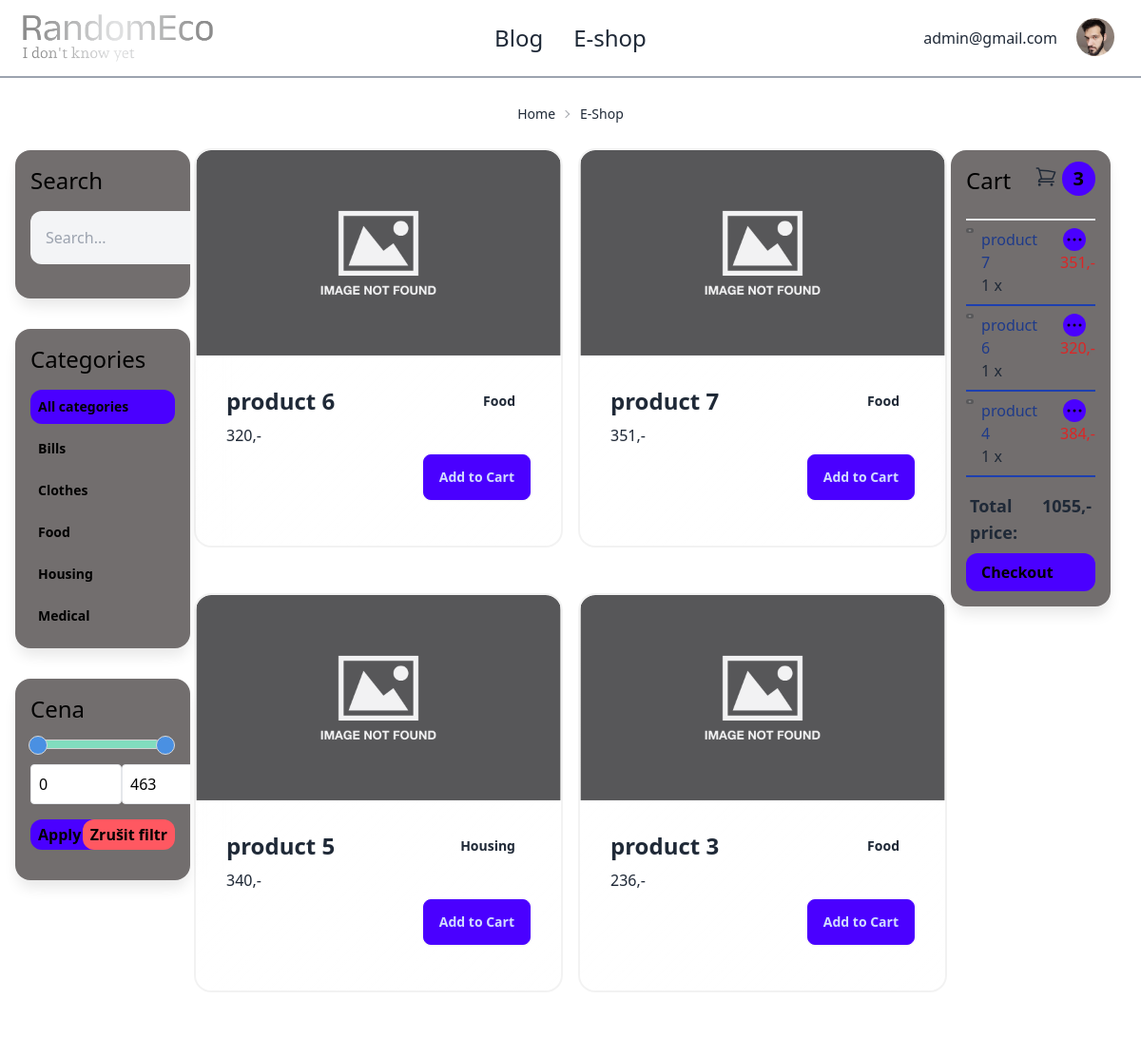
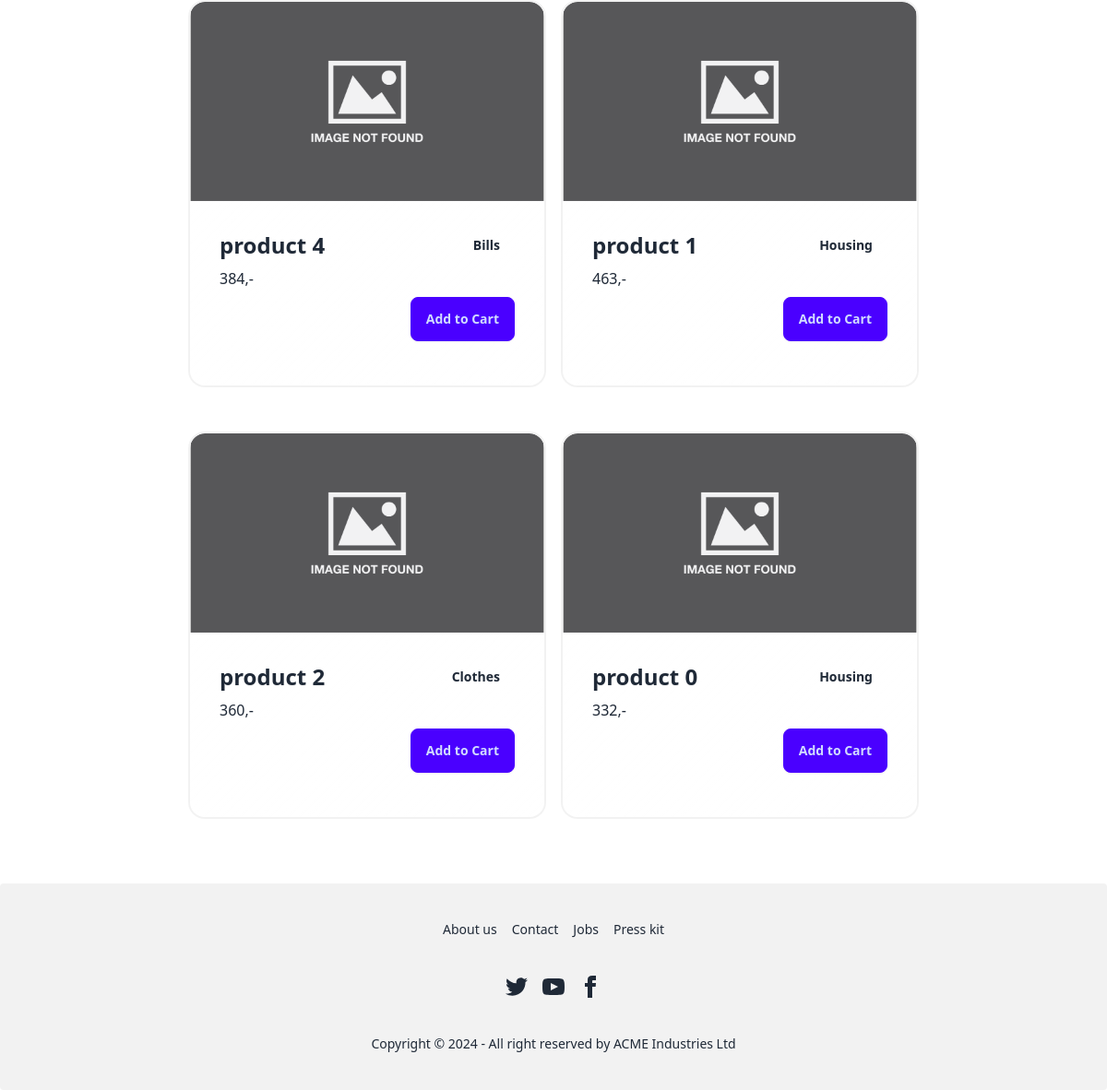
/shop/ (signed in), run on the app's committed database (2 pictures, top to bottom).
### users/models.py (models this page shows, shortened)
class Profile(models.Model):
    user = models.OneToOneField(User, on_delete=models.CASCADE)
    image =ResizedImageField(size=[600,600], quality=85, upload_to='avatars/', null=True, blank=True)
    first_name = models.CharField(max_length=20, null=True, blank=True)
    last_name = models.CharField(max_length=20, null=True, blank=True)
    email = models.EmailField(unique=True)
    phone = models.CharField(max_length=12, null=True, blank=True)
    city = models.CharField(max_length=20, null=True, blank=True)
    street = models.CharField(max_length=40, null=True, blank=True)
    zip = models.CharField(max_length=20, null=True, blank=True)
    created = models.DateTimeField(auto_now_add=True)
    @property
    def avatar(self):
        try:
            avatar = self.image.url
        except:
            avatar = static('img/avatar_default.png')
        return avatar

### shop/models.py (models this page shows, shortened)
class Category(models.Model):
    name = models.CharField(max_length=50)
    slug = models.SlugField()
    class Meta:
        ordering = ("name", )
        verbose_name_plural = 'Categories'

class Product(models.Model):
    category = models.ForeignKey(Category, related_name='products', on_delete=models.CASCADE)
    image = models.ImageField(upload_to="upload/", blank=True, null=True)
    name = models.CharField(max_length=50)
    slug = models.SlugField()
    description = models.TextField(blank=True, null=True)
    price = models.IntegerField()
    created_at = models.DateTimeField(auto_now_add=True)
    class Meta:
        ordering = ('-created_at', )

class CartItem(models.Model):
    cart = models.ForeignKey(Cart, related_name='items', on_delete=models.CASCADE)
    product = models.ForeignKey(Product, on_delete=models.CASCADE)
    quantity = models.PositiveIntegerField(default=0)
    def subtotal(self):
        return self.product.price*self.quantity

### shop/views.py (the view)
# urls.py: path("shop/", include('shop.urls' ,namespace='shop')),
def shop(request):
    min_price = request.GET.get('min_price', None)
    max_price = request.GET.get('max_price', None)
    try:
        min_price = int(min_price) if min_price != '' and min_price is not None else 0
    except ValueError:
        min_price = 0
    try:
        max_price = int(max_price) if max_price != '' and max_price is not None else Product.objects.all().aggregate(Max('price'))['price__max']
    except ValueError:
        max_price = Product.objects.all().aggregate(Max('price'))['price__max']
    max_value = Product.objects.aggregate(max_value=Max('price'))['max_value']
    categories = Category.objects.all()
    products = Product.objects.all()
    products = Product.objects.filter(price__gte=min_price, price__lte=max_price)
    active_category = request.GET.get("category", "")
    if active_category:
        products = products.filter(category__slug=active_category)
    query = request.GET.get("shop_search", "")
    if query:
        products = products.filter(Q(name__icontains=query) | Q(description__icontains=query))
    context = {
        "categories":categories,
        "products":products,
        'active_category':active_category,
        'max_value':max_value,
        'min_price': min_price,
        'max_price': max_price,
    }
    return render(request, "shop/home.html", context)

### shop/utils/context_processors.py (called while the page is built)
def get_cart(request):
    if request.user.is_authenticated:
        cart, created = Cart.objects.get_or_create(user=request.user)
    else:
        session_id = request.session.session_key
        if not session_id:
            request.session.create()
            session_id = request.session.session_key
        cart, created = Cart.objects.get_or_create(session_id=session_id)
    return cart

def cart_context(request):
    cart = get_cart(request)
    total_items = sum(item.quantity for item in cart.items.all())
    total_price = sum(item.quantity * item.product.price for item in cart.items.all())
    return {
        'cart': cart,
        'total_items': total_items,
        'total_price': total_price,
    }

### templates/shop/home.html (shortened to what this page needs)
{% extends "base.html" %}
{% load static %}
{% block content %}
<div class="text-sm breadcrumbs my-5">
    <ul class="place-content-center">
        <li>
            <a href="{% url 'home' %}">Home</a>
        </li>
        <li>
            <a href="{% url 'shop:home' %}">E-Shop</a>
        </li>
    </ul>
</div>
<div class="grid grid-cols-3 md:grid-cols-6">
    <div class="pl-4">
        {% include "shop/sidebar.html" %}
    </div>
    <div class="mx-auto place-items-center col-span-1 md:col-span-4 flex flex-col md:grid grid-cols-2 xl:grid-cols-3 gap-5">
        {% for product in products %}
        <div class="card max-w-80 md:max-w-96 glass">
            <figure>
                {% if product.image %}
                <img src="{{ product.image.url }}" alt="product-image"/>
                {% else %}
                <img src="{% static 'img/image_not_found.png' %}" alt="default-product-image"/>
                {% endif %}
            </figure>
            <div class="card-body">
            <div class="flex flex-row justify-between mr-4">
                <h2 class="card-title text-2xl">{{ product.name }}</h2>
                <h2 class="card-title text-sm">{{ product.category.name }}</h2>
            </div>
                <p>{{ product.price }},-</p>
                <div class="card-actions justify-end">
                <button class="btn btn-primary"
                    hx-post="{% url 'shop:add_to_cart' product.id %}"
                    hx-target="#cart"
                    hx-swap="innerHTML">
                   Add to Cart
                </button>
                </div>
            </div>
        </div>
        {% endfor %}
    </div>
    <div id="cart"  class="pr-8">
        {% include "shop/cart-partial.html" %}
    </div>
</div>
{% endblock content %}

### templates/base.html (shortened to what this page needs)
{% load static %}
<!DOCTYPE html>
<html>
    <head>
        <link rel="stylesheet" href="{% static 'css/style.css' %}">
        <link href="https://cdn.jsdelivr.net/npm/daisyui@4.10.5/dist/full.min.css" rel="stylesheet" type="text/css" />
        <script src="https://cdn.tailwindcss.com"></script>
    </head>
    <body>
    <div class="navbar bg-base-100 sticky top-0 z-50 border-b-2 border-gray-400">
        <div class="navbar-start">
        <a href="{% url 'home' %}"  class="cursor-pointer ml-4">
          <img class="max-w-[200px]" src="{% static 'img/logo-no-background.png' %}" />
        </a>
        </div>
        <div class="navbar-center hidden lg:flex">
          <ul class="menu menu-horizontal px-1">
              <li><a class="text-2xl" href="{% url 'blog:home' %}">Blog</a></li>
              <li><a class="text-2xl" href="{% url 'shop:home' %}">E-shop</a></li>
          </ul>
        </div>
        <div class="navbar-end">
        {% if user.is_authenticated %}
        <h2 class="mr-4">{{ user.email }}</h2>
        <div class="mr-4 dropdown dropdown-end">
          <div tabindex="0" role="button" class="btn btn-ghost btn-circle avatar">
            <div class="w-10 rounded-full">
              <img alt="profile-avatar" src="{{ user.profile.avatar }}" />
            </div>
          </div>
        </div>
        {% endif %}
      </div>
    </div>
    {% block content %}
    {% endblock %}
      <footer class="footer footer-center p-10 bg-base-200 text-base-content rounded mt-10">
        <nav class="grid grid-flow-col gap-4">
          <a class="link link-hover">About us</a>
          <a class="link link-hover">Contact</a>
          <a class="link link-hover">Jobs</a>
          <a class="link link-hover">Press kit</a>
        </nav>
        <nav>
          <div class="grid grid-flow-col gap-4">
            <a></a>
            <a></a>
            <a><svg xmlns="http://www.w3.org/2000/svg" width="24" height="24" viewBox="0 0 24 24" class="fill-current"><path d="M9 8h-3v4h3v12h5v-12h3.642l.358-4h-4v-1.667c0-.955.192-1.333 1.115-1.333h2.885v-5h-3.808c-3.596 0-5.192 1.583-5.192 4.615v3.385z"></path></svg></a>
          </div>
        </nav>
        <aside>
          <p>Copyright © 2024 - All right reserved by ACME Industries Ltd</p>
        </aside>
      </footer>
    </body>
</html>

### templates/shop/sidebar.html (shortened to what this page needs)
{% load static %}
{% block links %}
<link href="{% static 'css/nouislider.min.css' %}" rel="stylesheet">
{% endblock %}
<aside  x-show="mobileSidebarOpen" x-cloak class="md:!block sticky top-[100px] mb-8"
            x-transition:enter="duration-300 ease-out"
            x-transition:enter-start="opacity-0 -mt-96"
            x-transition:enter-end="opacity-100 mt-0">
    <section class="card p-4">
        <h2 class="text-2xl text-black text-semibold pb-4">Search</h2>
        <form class="pb-5" action="." method="get">
            <div class="flex">
                <input type="text" name="shop_search" class="p-4 bg-gray-100 border-0 rounded-l-xl" placeholder= "Search..."
                value="{% if request.GET.shop_search %}{{ request.GET.shop_search }}{% endif %}">
            </div>
        </form>
    </section>
    <section class="card p-4">
        <h2 class="text-2xl text-black text-semibold pb-4">Categories</h2>
        <ul class="space-y-2 rounded-md">
            <li>
                <a href="{% url 'shop:home' %}?category={{ category.slug }}"
                class="flex items-center p-2 hover:bg-indigo-500 transition duration-150 rounded-xl
                {% if not active_category %}bg-primary{% endif %}">
                    <span class="text-black font-bold text-sm">All categories</span>
                </a>
            </li>
            {% for category in categories %}
            <li>
                <a href="{% url 'shop:home' %}?category={{ category.slug }}"
                class="flex items-center p-2 hover:bg-indigo-500 transition duration-150 rounded-xl
                {% if category.slug == active_category %}bg-primary{% endif %}">
                    <span class="text-black font-bold text-sm">{{ category.name }}</span>
                </a>
            </li>
            {% endfor %}
        </ul>
    </section>
    <section class="card p-4">
        <h2 class="text-2xl text-black text-semibold pb-4">Cena</h2>
            <div class="mb-4 relative">
                <form method="get" action="{% url 'shop:home' %}">
                    <div id="slider" class="mb-4 mr-4"></div>
                    <div class="flex justify-between">
                        <input type="number" id="minInput" min="0" max="{{ max_value }}" name="min_price" value="{{ min_price }}" class="w-24 p-2 border rounded bg-white text-black">
                        <input type="number" id="maxInput" min="0" max="{{ max_value }}" name="max_price" value="{{ max_price }}" class="w-24 p-2 border rounded bg-white text-black">
                    </div>
                    <input class="bg-primary cursor-pointer rounded-xl px-2 py-1 mt-4 text-black font-semibold hover:bg-indigo-500" type="submit" value="Apply Filter">
                </form>
                <a
               href="{% url 'shop:home' %}?{% if request.GET.category %}category={{ request.GET.category }}{% endif %}{% if request.GET.shop_search %}&shop_search={{ request.GET.shop_search }}{% endif %}"
                class="absolute right-0 bottom-0 bg-error cursor-pointer rounded-xl px-2 py-1 mt-4 text-black font-semibold hover:bg-red-700">Zrušit filtr</a>
            </div>
    </section>
</aside>

### templates/shop/cart-partial.html (shortened to what this page needs)
{% load static %}
<div class=" card sticky top-[100px] space-y-2 px-4 py-4 relative">
    <h2 class="text-2xl text-black text-semibold pb-4">Cart</h2>
    <div class="absolute top-2 right-14">
    </div>
    <div class="absolute top-1 right-4 bg-primary text-xl text-black font-semibold px-3 py-1 rounded-full">
        {{ total_items }}</div>
    <ul class="border-t-2">
        {% for item in cart.items.all %}
            <li x-data="{ open: localStorage.getItem('open-{{ item.id }}') === 'true' }"
                x-init="$watch('open', value => localStorage.setItem('open-{{ item.id }}', value))"
                class="relative flex w-full items-center justify-between my-2 pb-2 border-b-2 border-blue-800">
                <div class="flex flex-row">
                    <div class="max-w-[100px]">
                        {% if product.image %}
                        <img class="rounded-xl" src="{{ product.image.url }}" alt="product-image"/>
                        {% else %}
                        <img class="rounded-xl" src="{% static 'img/image_not_found.png' %}" alt="default-product-image"/>
                        {% endif %}
                    </div>
                    <div class="pl-2">
                        <a class="text-blue-900 hover:underline" href="{% url 'shop:product' item.product.slug %}">{{ item.product.name }} </a>
                        <div class="flex flex-row">
                            <p> {{ item.quantity }} x </p>
                        </div>
                    </div>
                    <div class="pl-4 flex flex-col text-center">
                        <p class="pl-2 text-red-600"> {{item.subtotal}},- </p>
                    </div>
                </div>
            </li>
        {% empty %}
            <li>Your cart is empty.</li>
        {% endfor %}
    </ul>
    <div class="flex justify-between mt-4 mx-1">
        <p class="text-lg font-bold">Total price:</p>
        <p class="text-lg font-bold">{{ total_price }},-</p>
    </div>
    <a href="{% url 'shop:checkout' %}" class="text-black font-bold bg-primary px-4 py-2 hover:bg-indigo-500 transition duration-150 rounded-xl inline-block mt-10">Checkout</a>
</div>

### static/css/style.css (style rules this page uses)
[x-cloak] { display: none; }
:root { --hover: rgb(100,110,228); }
.card { display: flex; flex-direction: column; overflow: hidden; position: relative; border-radius: 1rem; box-shadow: 0 10px 15px -3px rgba(0,0,0,0.1); margin-bottom: 2rem; background-color: rgb(114, 110, 110); padding-bottom: 1rem; width: 100%; }

### data on the page
Category: name "Bills"
Category: name "Clothes"
Category: name "Food"
Category: name "Housing"
Category: name "Medical"
Product: name "product 6", category.name "Food", price "320"
Product: name "product 7", category.name "Food", price "351"
Product: name "product 5", category.name "Housing", price "340"
Product: name "product 3", category.name "Food", price "236"
Product: name "product 4", category.name "Bills", price "384"
Product: name "product 1", category.name "Housing", price "463"
Product: name "product 2", category.name "Clothes", price "360"
Product: name "product 0", category.name "Housing", price "332"
CartItem: product.name "product 7", quantity "1", subtotal "351"
CartItem: product.name "product 6", quantity "1"
CartItem: product.name "product 4", quantity "1", subtotal "384"

### other printed values
{{ user.email }} "admin@gmail.com"
{{ total_items }} "3"
{{ total_price }} "1055"
